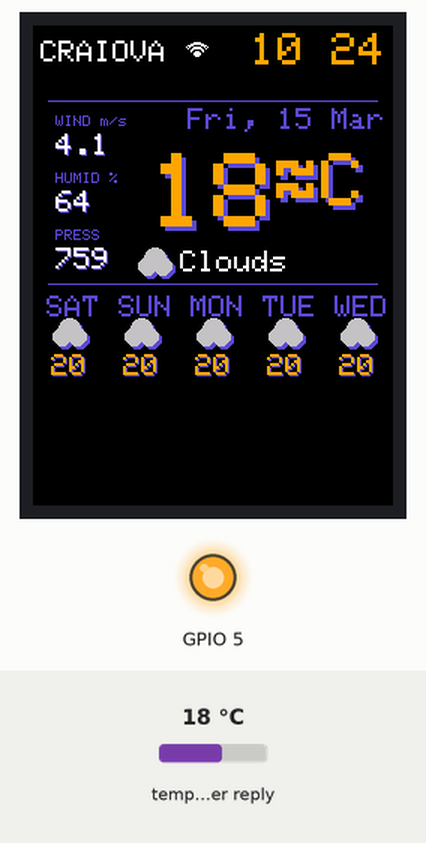
This sketch was run on a simulated ESP32. Shown: 240×320 colour display, output pins drawn as LEDs (lit = HIGH). The test bench sets the inputs (shaded band); at power-on: temperature in the weather reply 18 °C. WiFi joins after 1.5 s; servers stay silent unless stated; the local clock reads 2024-03-15 10:24:30 at power-on unless the sketch sets it; web services answer with replies made up by the test bench.

Above: at 2.88 s.
At 65.7 s:
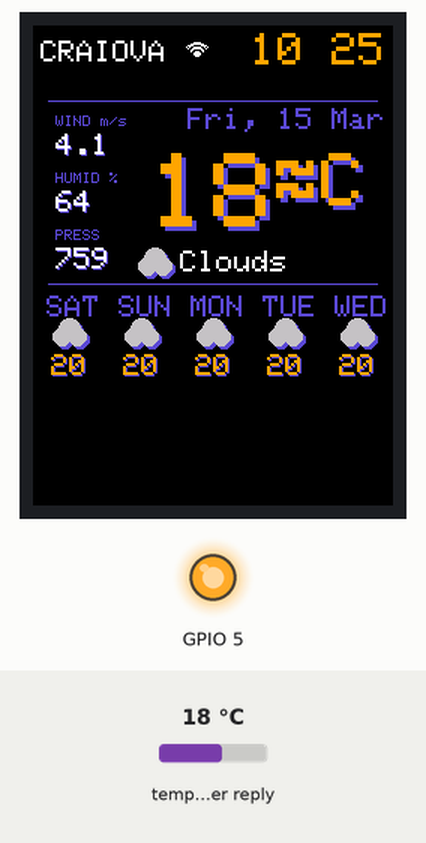
At 129.2 s:
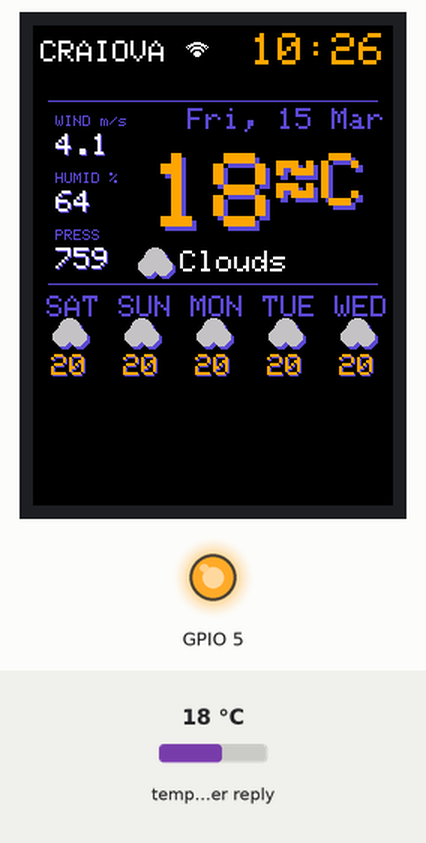

The sketch:

WeatherStation_openweathermap.ino
```cpp
/*
Material de inspiratie: https://youtu.be/Boz2X6QPp44?si=FaGkp2SKgjmNLSZn (multumesc lui Igor Molodets pentru sketch)
Program generat cu AI pe baza cerintelor mele, Nicu FLORICA (niq_ro)
- Fundal negru (ascunde defectul fizic al ecranului).
- simbol Wi-Fi lângă Craiova (fără să taie din litere).
- Oră mare, portocalie, cu "puncte care bat" (fără să mai redeseneze tot ecranul la fiecare jumătate de secundă).
- Data mai mare (Size 2), centrată în dreapta, sub oră.
- Temperatura mutată mai jos, cu °C atașat.
- Prognoza pe 5 zile calculată corect (Temperatura MAXIMĂ a zilei).
 */


#include <WiFi.h>
#include <HTTPClient.h>
#include <WiFiClientSecure.h>
#include <ArduinoJson.h>
#include <TFT_eSPI.h>
#include <SPI.h>
#include "time.h"

// --- TEMA INTUNECATĂ ---
#define MY_SKY_BLUE  0x0000
#define MY_TEXT_DARK 0xFFFF
#define SHADOW_COLOR 0x5A5A
#define WHITE_COLOR  0xFD20

TFT_eSPI tft = TFT_eSPI();

const char* ssid = "networkname";
const char* password = "password";
const char* weatherApiKey = "openweathermap_APIkey";

WiFiClientSecure client;

float lastTemp = 0, lastWs = 0, lastPres = 0;
int lastHumidity = 0;
String lastWeatherMain = "N/A";
int lastForecast[5] = {0,0,0,0,0};
String lastFIcons[5] = {"","","","",""};

unsigned long lastWeatherUpdate = 0;
const long weatherInterval = 300000;
unsigned long lastClockUpdate = 0;
const long clockInterval = 500;
bool showColon = true;

void setup() {
  Serial.begin(115200);
  pinMode(5, OUTPUT);
  digitalWrite(5, HIGH);

  tft.init();
  tft.setRotation(0);
  tft.fillScreen(MY_SKY_BLUE);

  tft.setTextSize(2);
  tft.setTextColor(MY_TEXT_DARK);
  tft.setCursor(50, 110);
  tft.print("Connecting...");

  WiFi.begin(ssid, password);
  while (WiFi.status() != WL_CONNECTED) { delay(500); }

  configTime(7200, 3600, "pool.ntp.org");
  client.setInsecure();
}

void loop() {
  unsigned long currentMillis = millis();

  if (currentMillis - lastWeatherUpdate >= weatherInterval || lastWeatherUpdate == 0) {
    if (WiFi.status() == WL_CONNECTED) { updateWeatherAndForecast(); }
    lastWeatherUpdate = currentMillis;
  }

  if (currentMillis - lastClockUpdate >= clockInterval) {
    drawClock();
    showColon = !showColon;
    lastClockUpdate = currentMillis;
  }
}

void drawClock() {
  struct tm ti;
  if (!getLocalTime(&ti)) return;

  tft.fillRect(120, 0, 120, 30, MY_SKY_BLUE);
  tft.setTextSize(3);
  tft.setTextColor(WHITE_COLOR);

  char timeStr[6];
  if (showColon) {
    sprintf(timeStr, "%02d:%02d", ti.tm_hour, ti.tm_min);
  } else {
    sprintf(timeStr, "%02d %02d", ti.tm_hour, ti.tm_min);
  }

  int timeW = tft.textWidth(timeStr);
  tft.setCursor(240 - timeW - 5, 5);
  tft.print(timeStr);
}

void drawAdvancedIcon(int x, int y, String type) {
  int ox = 2;
  int oy = 2;

  if (type == "Clear") {
    tft.fillCircle(x+ox, y+oy, 7, SHADOW_COLOR);
    tft.fillCircle(x, y, 7, 0xFFE0);
    tft.drawCircle(x, y, 7, 0xFD20);
    for(int i=0; i<360; i+=45) {
      float rad = i * 0.01745;
      int x1 = x + cos(rad)*9;
      int y1 = y + sin(rad)*9;
      int x2 = x + cos(rad)*12;
      int y2 = y + sin(rad)*12;
      tft.drawLine(x1, y1, x2, y2, 0xFFE0);
    }
  }
  else if (type == "Clouds") {
    tft.fillCircle(x-5+ox, y+2+oy, 6, SHADOW_COLOR);
    tft.fillCircle(x+5+ox, y+2+oy, 6, SHADOW_COLOR);
    tft.fillCircle(x+ox, y-3+oy, 7, SHADOW_COLOR);
    tft.fillCircle(x-5, y+2, 6, 0xC618);
    tft.fillCircle(x+5, y+2, 6, 0xC618);
    tft.fillCircle(x, y-3, 7, 0xC618);
  }
  else if (type == "Rain" || type == "Drizzle") {
    tft.fillRoundRect(x-8+ox, y-5+oy, 16, 8, 4, SHADOW_COLOR);
    tft.fillRoundRect(x-8, y-5, 16, 8, 4, 0x7BEF);
    tft.drawLine(x-3, y+5, x-5, y+10, 0x001F);
    tft.drawLine(x+2, y+5, x, y+10, 0x001F);
  }
  else if (type == "Snow") {
    tft.fillCircle(x+ox, y+oy, 5, SHADOW_COLOR);
    for(int i=0; i<360; i+=60) {
      float rad = i * 0.01745;
      int x_end = x + (int)(cos(rad)*10);
      int y_end = y + (int)(sin(rad)*10);
      tft.drawLine(x, y, x_end, y_end, MY_TEXT_DARK);
    }
  }
  else if (type == "Thunderstorm") {
    tft.fillRoundRect(x-8+ox, y-5+oy, 16, 8, 4, SHADOW_COLOR);
    tft.fillRoundRect(x-8, y-5, 16, 8, 4, 0x4208);
    tft.drawLine(x+1, y+3, x-2, y+12, 0xFFE0);
  }
  else {
    tft.drawFastHLine(x-10+ox, y+oy, 20, SHADOW_COLOR);
    tft.drawFastHLine(x-10, y, 20, MY_TEXT_DARK);
  }
}

void drawWiFiIconSmall(int x, int y, uint16_t color) {
  int baseY = y + 10;
  for (int i = 1; i <= 3; i++) {
    tft.drawCircle(x, baseY, i*3, color);
    tft.drawCircle(x, baseY, i*3 - 1, color);
  }
  tft.fillCircle(x, baseY, 2, color);
  tft.fillRect(x - 15, baseY + 1, 30, 15, MY_SKY_BLUE);
  tft.fillTriangle(x-17, baseY+2, x-2, baseY, x-17, baseY-17, MY_SKY_BLUE);
  tft.fillTriangle(x+17, baseY+2, x+2, baseY, x+17, baseY-17, MY_SKY_BLUE);
}

void updateWeatherAndForecast() {
  HTTPClient http;
  String url = "https://api.openweathermap.org/data/2.5/weather?q=Craiova&appid=" + String(weatherApiKey) + "&units=metric";
  http.begin(client, url);
  if (http.GET() == 200) {
    JsonDocument doc;
    deserializeJson(doc, http.getStream());
    lastTemp = doc["main"]["temp"];
    lastWs = doc["wind"]["speed"];
    lastHumidity = doc["main"]["humidity"];
    lastPres = (float)doc["main"]["pressure"] * 0.750062;
    lastWeatherMain = doc["weather"][0]["main"].as<String>();
  }
  http.end();

  String fUrl = "https://api.openweathermap.org/data/2.5/forecast?q=Craiova&appid=" + String(weatherApiKey) + "&units=metric";
  http.begin(client, fUrl);
  if (http.GET() == 200) {
    JsonDocument fDoc;
    deserializeJson(fDoc, http.getStream());

    for(int i=0; i<5; i++) {
      float maxTemp = -100.0;
      String noonIcon = "Clear";

      for(int j=0; j<8; j++) {
        int idx = (i * 8) + j;
        if(!fDoc["list"][idx].isNull()) {
          float currentTemp = fDoc["list"][idx]["main"]["temp"].as<float>();
          if(currentTemp > maxTemp) { maxTemp = currentTemp; }
          if(j == 4) { noonIcon = fDoc["list"][idx]["weather"][0]["main"].as<String>(); }
        }
      }
      lastForecast[i] = (int)round(maxTemp);
      lastFIcons[i] = noonIcon;
    }
  }
  http.end();
  drawUI();
}

void drawUI() {
  tft.fillScreen(MY_SKY_BLUE);
  int W = 240;
  int16_t x1, y1; uint16_t w, h;
  struct tm ti;
  bool timeValid = getLocalTime(&ti);

  // --- HEADER STANGA ---
  tft.setTextSize(2);
  tft.setTextColor(MY_TEXT_DARK);
  tft.setCursor(5, 10);
  tft.print("CRAIOVA");

  int orasW = tft.textWidth("CRAIOVA");
  int wifiX = 5 + orasW + 20;
  drawWiFiIconSmall(wifiX, 10, MY_TEXT_DARK);

  // Linie de separare
  tft.drawFastHLine(10, 50, W-20, SHADOW_COLOR);

  // --- DATA SUB LINIE ---
  if (timeValid) {
    tft.setTextSize(2);
    tft.setTextColor(SHADOW_COLOR);
    const char* days[] = {"Sun", "Mon", "Tue", "Wed", "Thu", "Fri", "Sat"};
    const char* months[] = {"Jan", "Feb", "Mar", "Apr", "May", "Jun", "Jul", "Aug", "Sep", "Oct", "Nov", "Dec"};

    char dateBuffer[16];
    sprintf(dateBuffer, "%s, %d %s", days[ti.tm_wday], ti.tm_mday, months[ti.tm_mon]);

    int dateW = tft.textWidth(dateBuffer);
    tft.setCursor(W - dateW - 5, 55);
    tft.print(dateBuffer);
  }

  // --- TEMPERATURĂ ---
  tft.setTextSize(8);
  String tempStr = String((int)round(lastTemp));
  int tempW = tft.textWidth(tempStr);
  int tempX = (W - tempW) / 2;

  tft.setTextColor(SHADOW_COLOR);
  tft.setTextSize(8); tft.setCursor(tempX + 3, 88); tft.print(tempStr);
  tft.setTextSize(5); tft.print("\xF7"); tft.print("C");

  tft.setTextColor(WHITE_COLOR);
  tft.setTextSize(8); tft.setCursor(tempX, 85); tft.print(tempStr);
  tft.setTextSize(5); tft.print("\xF7"); tft.print("C");

  // --- STAREA VREMII ---
  tft.setTextSize(2);
  tft.setTextColor(MY_TEXT_DARK);
  int mainW = tft.textWidth(lastWeatherMain);
  int iconW = 24;
  int space = 5;
  int totalW = iconW + space + mainW;
  int startX = (W - totalW) / 2;

  drawAdvancedIcon(startX + 12, 158, lastWeatherMain);
  tft.setCursor(startX + iconW + space, 150);
  tft.print(lastWeatherMain);

  // --- PARAMETRI ---
  int colX = 15; int sY = 60;
  tft.setTextSize(1); tft.setTextColor(SHADOW_COLOR); tft.setCursor(colX, sY); tft.print("WIND m/s");
  tft.setTextSize(2);
  tft.setCursor(colX+1, sY+13); tft.setTextColor(SHADOW_COLOR); tft.print(String(lastWs, 1));
  tft.setCursor(colX, sY+12); tft.setTextColor(MY_TEXT_DARK); tft.print(String(lastWs, 1));

  tft.setTextSize(1); tft.setTextColor(SHADOW_COLOR); tft.setCursor(colX, sY+38); tft.print("HUMID %");
  tft.setTextSize(2);
  tft.setCursor(colX+1, sY+51); tft.setTextColor(SHADOW_COLOR); tft.print(lastHumidity);
  tft.setCursor(colX, sY+50); tft.setTextColor(MY_TEXT_DARK); tft.print(lastHumidity);

  tft.setTextSize(1); tft.setTextColor(SHADOW_COLOR); tft.setCursor(colX, sY+76); tft.print("PRESS");
  tft.setTextSize(2);
  tft.setCursor(colX+1, sY+89); tft.setTextColor(SHADOW_COLOR); tft.print((int)lastPres);
  tft.setCursor(colX, sY+88); tft.setTextColor(MY_TEXT_DARK); tft.print((int)lastPres);

  // --- PROGNOZA 5 ZILE ---
  tft.drawFastHLine(10, 172, W-20, SHADOW_COLOR);
  const char* daysShort[] = {"SUN", "MON", "TUE", "WED", "THU", "FRI", "SAT"};
  for(int i=0; i<5; i++) {
    int cX = (i * (W/5)) + (W/10);
    int dIdx = (timeValid) ? (ti.tm_wday + i + 1) % 7 : 0;
    tft.setTextSize(2); tft.setTextColor(SHADOW_COLOR);
    tft.setCursor(cX - 15, 180); tft.print(daysShort[dIdx]);
    drawAdvancedIcon(cX, 205, lastFIcons[i]);

    String fT = String(lastForecast[i]);
    int fW = tft.textWidth(fT);
    tft.setCursor(cX - (fW/2) + 1, 220); tft.setTextColor(SHADOW_COLOR); tft.print(fT);
    tft.setCursor(cX - (fW/2), 219); tft.setTextColor(WHITE_COLOR); tft.print(fT);
  }
}
```
